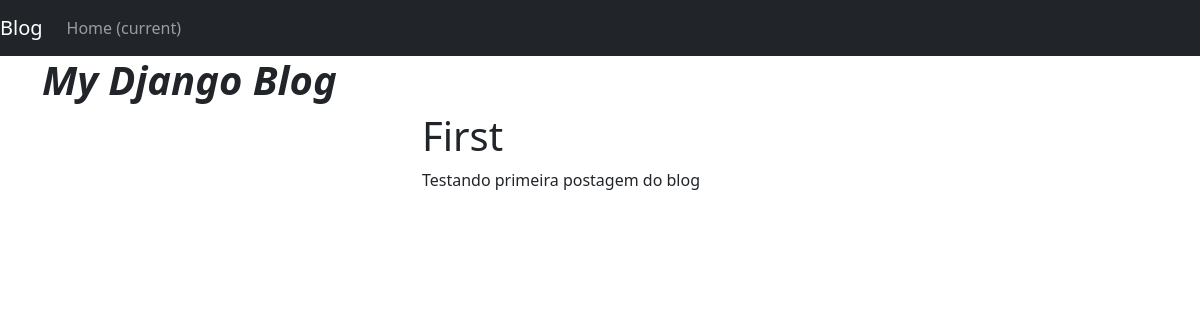
The app's page /, older data.
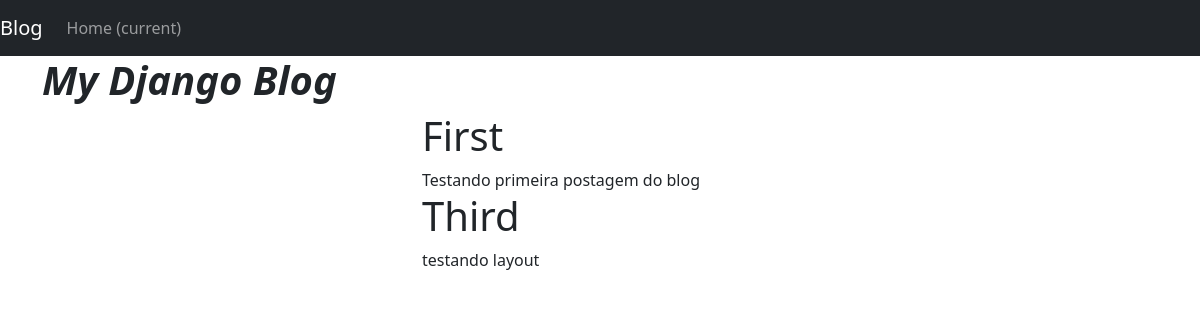
The same page, newer data.
### blog/models.py (models this page shows, shortened)
class Post(models.Model):
    class NewManager(models.Manager):
        def get_queryset(self):
            return super().get_queryset().filter(status='published')
    options = (
        ('draft', 'Draft'),
        ('published', 'Published'),
    )
    title = models.CharField(max_length=255)
    slug = models.SlugField(max_length=255, unique_for_date='publish')
    publish = models.DateTimeField(default=timezone.now)
    author = models.ForeignKey(User, on_delete=models.CASCADE, related_name='blog_posts')
    content = models.TextField()
    status = models.CharField(max_length=10, choices=options, default='draft')
    object = models.Manager() #default manager
    newmanager = NewManager() #custom manager
    class Meta:
        ordering = ('publish',)

### blog/views.py (the view)
# urls.py: path('', views.home, name='homepage'),
def home(request):
    all_posts = Post.newmanager.all()
    return render(request, 'index.html', {'posts': all_posts})

### blog/templates/index.html (shortened to what this page needs)
<!doctype html>
<html lang="en">
<head>
    <link href="https://cdn.jsdelivr.net/npm/bootstrap@5.1.2/dist/css/bootstrap.min.css" rel="stylesheet"
>
</head>
<body>
<nav class="navbar navbar-expand-lg navbar-dark bg-dark">
        <a class="navbar-brand" href="#">Blog</a>
        <div class="collapse navbar-collapse" id="navbarSupportedContent">
          <ul class="navbar-nav mr-auto">
            <li class="nav-item active">
              <a class="nav-link" href="http://127.0.0.1:8000/">Home <span class="sr-only">(current)</span></a>
            </li>
          </ul>
        </div>
      </nav>
<div class="container">
    <div class="row justify-content-md-center">
        <h1><b><i>My Django Blog</i></b></h1>
        <div class="col-md-4">
            {% for post in posts %}
            <div class="col-12"><h1>{{post.title}}</h1></div>
            <div class="col-12"><p1>{{post.content}}</p1></div>
            {% endfor %}
        </div>
    </div>
</div>
</body>
</html>

Row changes from the older to the newer data that the page shows:
added Post: title "Third", content "testando layout"
